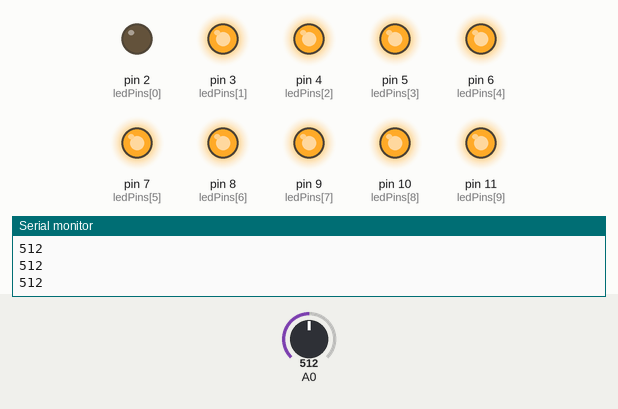
Simulated run of this sketch. Board: Arduino Uno, built with avr-gcc and run on an emulated ATmega328P. Parts: output pins drawn as LEDs (lit = HIGH), the last lines printed to the serial monitor. The inputs (shaded band) are chosen by the test bench; at power-on: A0 = 512.

Above: at 1.2 s.
1.3 s: A0 set to 479
2.8 s: A0 set to 462
At 3.1 s:
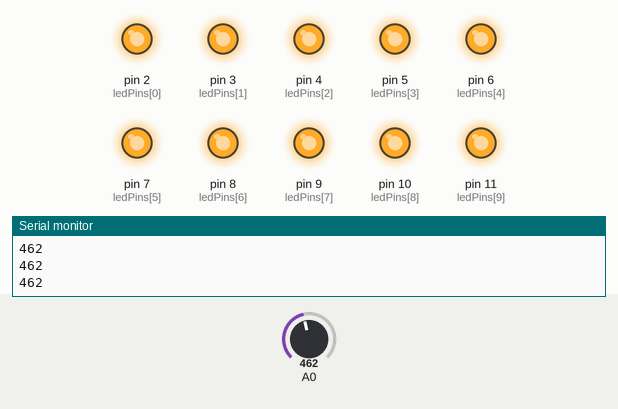
4.3 s: A0 set to 716
At 5.3 s:
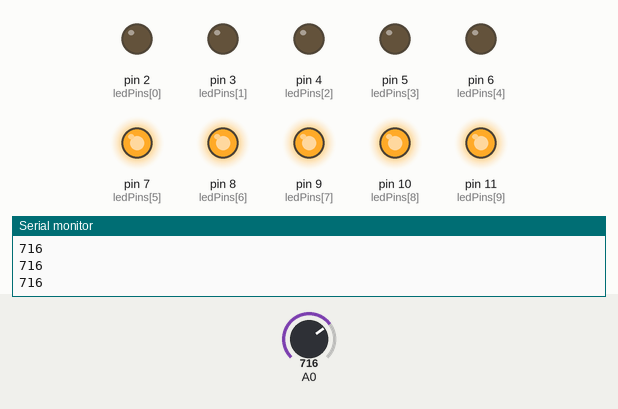
5.8 s: A0 set to 728
7.3 s: A0 set to 751
At 7.6 s:
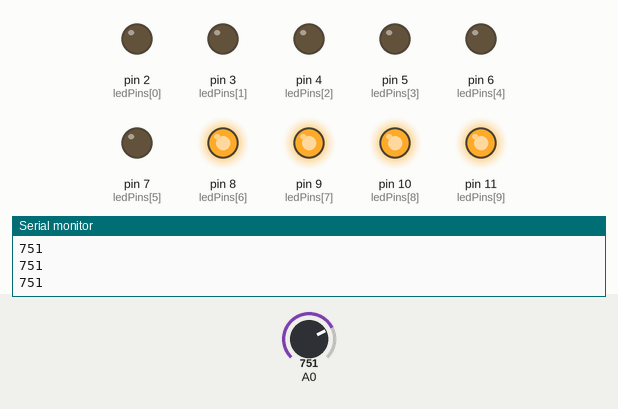
8.8 s: A0 set to 511
At 9.9 s:
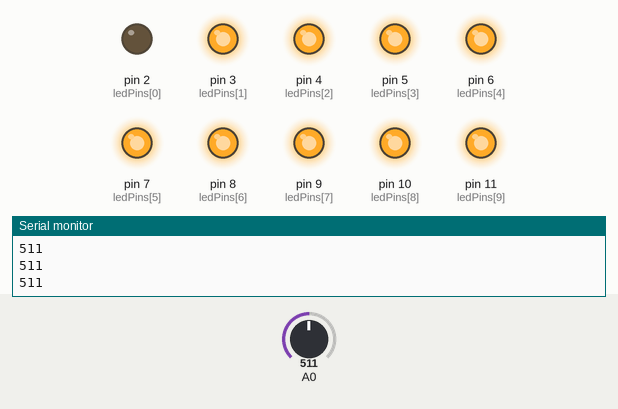
Timing chart, 0 to 11.3 s (numbered marks = the images above; inputs shaded):
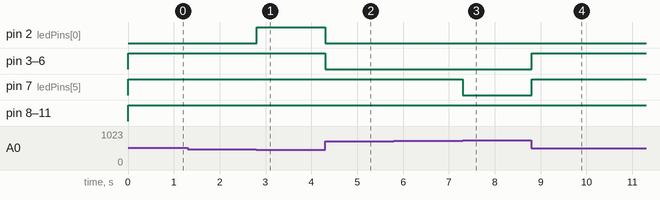

Measured:
- the behaviour switches between 473 and 472 on A0 (found by bisection; images 0 and 1)
- the behaviour switches between 737 and 738 on A0 (found by bisection; images 2 and 3)
- after the input at 2.8 s, pin 2 (ledPins[0]): LOW → HIGH at once
- after the input at 4.3 s, pin 2 (ledPins[0]), pin 3 (ledPins[1]), pin 4 (ledPins[2]), pin 5 (ledPins[3]), pin 6 (ledPins[4]): HIGH → LOW at once
- after the input at 7.3 s, pin 7 (ledPins[5]): HIGH → LOW at once
- after the input at 8.8 s, pin 3 (ledPins[1]), pin 4 (ledPins[2]), pin 5 (ledPins[3]), pin 6 (ledPins[4]), pin 7 (ledPins[5]): LOW → HIGH at once

The sketch:

sketch_oct12a.ino
```cpp
  int ledCount =10;
  int ledPins[]={2,3,4,5,6,7,8,9,10,11};

void setup() {
  // put your setup code here, to run once:
   Serial.begin(9600);
  for(int thisLed=0;thisLed<ledCount;thisLed++){
    pinMode(ledPins[thisLed],OUTPUT);
  }
}


void loop() {
  // put your main code here, to run repeatedly:
  int sensorValue = analogRead(A0);
  Serial.println(sensorValue);
  int ledLevel=map(sensorValue,420,949,0,ledCount);
  if(sensorValue>=949)sensorValue=949;
  if(sensorValue<=420)sensorValue=420;
  for(int thisLed=0;thisLed<ledCount;thisLed++){
    if(thisLed<ledLevel){
      digitalWrite(ledPins[thisLed],LOW);
    }
    else{
      digitalWrite(ledPins[thisLed],HIGH);
    }
  }
  delay(1);
}
```
